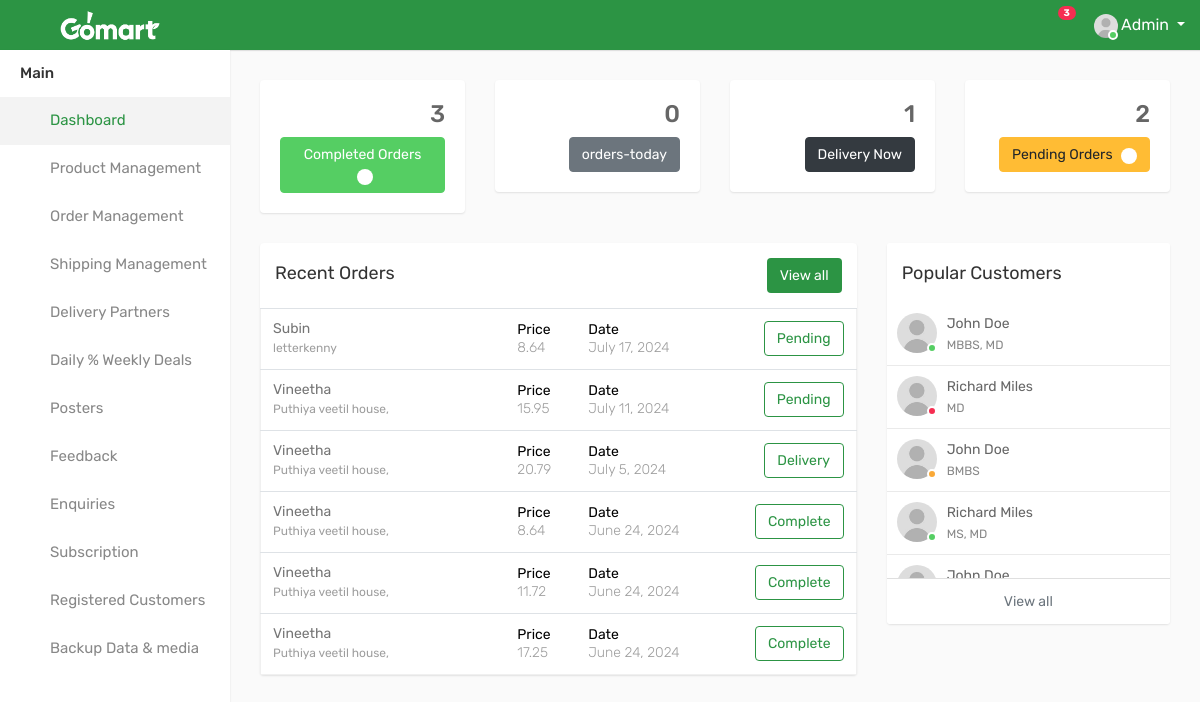
/Admin_Home/ (signed in), run on the app's committed database.
### GoApp/models.py (models this page shows, shortened)
class tbl_Checkout(models.Model):
    user = models.ForeignKey(tbl_SignUp, on_delete=models.CASCADE, null=True)
    orderid = models.IntegerField(null=True)
    invoice_number = models.IntegerField(null=True)
    total_items = models.CharField(max_length=100, null=True)
    item_price = models.FloatField(null=True)
    ship_charge = models.FloatField(null=True)
    total_after_ship = models.FloatField(null=True)
    discount = models.CharField(max_length=100, null=True)
    created_at = models.DateField(auto_now_add=True,null=True)
    created_time=models.TimeField(auto_now_add=True,null=True)
    ship_address = models.ForeignKey(tbl_Shipment_Address, on_delete=models.CASCADE, null=True)
    status = models.CharField(max_length=100, null=True)
    payment_method = models.CharField(max_length=100, null=True)

class tbl_SignUp(models.Model):
    user = models.ForeignKey(User, on_delete=models.CASCADE, null=True)
    email = models.EmailField(null=True)
    mobile = models.CharField(max_length=20, null=True)
    fullname = models.CharField(max_length=100, null=True)
    password = models.CharField(max_length=100, null=True)
    dp = models.ImageField(upload_to="media", null=True)
    status = models.CharField(max_length=100, null=True)

class tbl_Shipment_Address(models.Model):
    user = models.ForeignKey(tbl_SignUp, on_delete=models.CASCADE, null=True)
    first_name = models.CharField(max_length=100)
    last_name = models.CharField(max_length=100)
    street_address = models.CharField(max_length=255)
    mobile = models.CharField(max_length=20)
    email = models.EmailField()
    state = models.CharField(max_length=100)
    Eircode = models.CharField(max_length=20)

### GoApp/views.py (the view)
# urls.py: path("Admin_Home/", views.Admin_Home),
@never_cache
@login_required(login_url='/Gomart_Admin/')
def Admin_Home(request):
    current_date=date.today()
    comp_orders=tbl_Checkout.objects.filter(status="Complete").count()
    pend_orders=tbl_Checkout.objects.filter(status="Pending").count()
    deli_now=tbl_Checkout.objects.filter(status="Delivery").count()
    today_orders=tbl_Checkout.objects.filter(created_at=current_date).count()
    recent=tbl_Checkout.objects.all().order_by('-id')[:6]
    context={
        "comp_orders":comp_orders,
        "pend_orders":pend_orders,
        "deli_now":deli_now,
        "today_orders":today_orders,
        "recent":recent
    }
    return render(request, "Admin_Home.html",context)

### templates/Admin_Home.html (shortened to what this page needs)
{% load static %}
{% include 'left_nav.html' %}
<div class="page-wrapper">
            <div class="content">
                <div class="row">
                    <div class="col-md-6 col-sm-6 col-lg-6 col-xl-3">
                        <div class="dash-widget">
							<div class="dash-widget-info text-right">
								<h3>{{comp_orders}}</h3>
								<a href="/completed_orders/" class="widget-title1 btn btn-success"><span class="widget-title1"> Completed Orders <i class="fa fa-check" aria-hidden="true"></i></span></a>
							</div>
                        </div>
                    </div>
                    <div class="col-md-6 col-sm-6 col-lg-6 col-xl-3">
                        <div class="dash-widget">
                            <div class="dash-widget-info text-right">
                                <h3>{{today_orders}}</h3>
                                <a href="/pending_orders/"  class="widget-title2 btn btn-secondary"><span class="widget-title2">orders-today</span></a>
                            </div>
                        </div>
                    </div>
                    <div class="col-md-6 col-sm-6 col-lg-6 col-xl-3">
                        <div class="dash-widget">
                            <div class="dash-widget-info text-right">
                                <h3>{{deli_now}}</h3>
                                <a  href="/our_for_delivery_orders/" class="widget-title3 btn btn-dark"><span class="widget-title3">Delivery Now</span></a>
                            </div>
                        </div>
                    </div>
                    <div class="col-md-6 col-sm-6 col-lg-6 col-xl-3">
                        <div class="dash-widget">
                            <div class="dash-widget-info text-right">
                                <h3>{{pend_orders}}</h3>
                                <a href="/pending_orders/" class="widget-title4 btn btn-warning"> <span class="widget-title4">Pending Orders <i class="fa fa-check" aria-hidden="true"></i></span></a>
                            </div>
                        </div>
                    </div>
                </div>
				<div class="row">
					<div class="col-12 col-md-6 col-lg-8 col-xl-8">
						<div class="card">
							<div class="card-header">
								<h4 class="card-title d-inline-block">Recent Orders</h4> <a href="/pending_orders/" class="btn btn-primary float-right">View all</a>
							</div>
							<div class="card-body p-0">
								<div class="table-responsive">
									<table class="table mb-0">
										<tbody>
                                        {% for i in recent %}
											<tr>
												<td style="min-width: 200px;">
													<h2><a href="profile.html">{{i.user.fullname}} <span>{{i.ship_address.street_address}}</span></a></h2>
												</td>
												<td>
													<h5 class="time-title p-0">Price</h5>
													<p>{{i.total_after_ship}}</p>
												</td>
												<td>
													<h5 class="time-title p-0">Date</h5>
													<p>{{i.created_at}}</p>
												</td>
												<td class="text-right">
													<a href="#" class="btn btn-outline-primary take-btn">{{i.status}}</a>
												</td>
											</tr>
                                        {% endfor %}
										</tbody>
									</table>
								</div>
							</div>
						</div>
					</div>
                    <div class="col-12 col-md-6 col-lg-4 col-xl-4">
                        <div class="card member-panel">
							<div class="card-header bg-white">
								<h4 class="card-title mb-0">Popular Customers</h4>
							</div>
                            <div class="card-body">
                                <ul class="contact-list">
                                    <li>
                                        <div class="contact-cont">
                                            <div class="float-left user-img m-r-10">
                                                <a href="profile.html" title="John Doe"><img src="{% static 'assets/img/user.jpg' %}" alt="" class="w-40 rounded-circle"><span class="status online"></span></a>
                                            </div>
                                            <div class="contact-info">
                                                <span class="contact-name text-ellipsis">John Doe</span>
                                                <span class="contact-date">MBBS, MD</span>
                                            </div>
                                        </div>
                                    </li>
                                    <li>
                                        <div class="contact-cont">
                                            <div class="float-left user-img m-r-10">
                                                <a href="profile.html" title="Richard Miles"><img src="{% static 'assets/img/user.jpg' %}" alt="" class="w-40 rounded-circle"><span class="status offline"></span></a>
                                            </div>
                                            <div class="contact-info">
                                                <span class="contact-name text-ellipsis">Richard Miles</span>
                                                <span class="contact-date">MD</span>
                                            </div>
                                        </div>
                                    </li>
                                    <li>
                                        <div class="contact-cont">
                                            <div class="float-left user-img m-r-10">
                                                <a href="profile.html" title="John Doe"><img src="{% static 'assets/img/user.jpg' %}" alt="" class="w-40 rounded-circle"><span class="status away"></span></a>
                                            </div>
                                            <div class="contact-info">
                                                <span class="contact-name text-ellipsis">John Doe</span>
                                                <span class="contact-date">BMBS</span>
                                            </div>
                                        </div>
                                    </li>
                                    <li>
                                        <div class="contact-cont">
                                            <div class="float-left user-img m-r-10">
                                                <a href="profile.html" title="Richard Miles"><img src="{% static 'assets/img/user.jpg' %}" alt="" class="w-40 rounded-circle"><span class="status online"></span></a>
                                            </div>
                                            <div class="contact-info">
                                                <span class="contact-name text-ellipsis">Richard Miles</span>
                                                <span class="contact-date">MS, MD</span>
                                            </div>
                                        </div>
                                    </li>
                                    <li>
                                        <div class="contact-cont">
                                            <div class="float-left user-img m-r-10">
                                                <a href="profile.html" title="John Doe"><img src="{% static 'assets/img/user.jpg' %}" alt="" class="w-40 rounded-circle"></a>
                                            </div>
                                            <div class="contact-info">
                                                <span class="contact-name text-ellipsis">John Doe</span>
                                            </div>
                                        </div>
                                    </li>
                                </ul>
                            </div>
                            <div class="card-footer text-center bg-white">
                                <a href="/all_customers/" class="text-muted">View all</a>
                            </div>
                        </div>
                    </div>
				</div>
            </div>
        </div>

### data on the page
tbl_Checkout: user.fullname "Subin", ship_address.street_address "letterkenny", total_after_ship "8.64", created_at "July 17, 2024", status "Pending"
tbl_Checkout: user.fullname "Vineetha", ship_address.street_address "Puthiya veetil house,", total_after_ship "15.95", created_at "July 11, 2024", status "Pending"
tbl_Checkout: user.fullname "Vineetha", ship_address.street_address "Puthiya veetil house,", total_after_ship "20.79", created_at "July 5, 2024", status "Delivery"
tbl_Checkout: user.fullname "Vineetha", ship_address.street_address "Puthiya veetil house,", total_after_ship "8.64", created_at "June 24, 2024", status "Complete"
tbl_Checkout: user.fullname "Vineetha", ship_address.street_address "Puthiya veetil house,", total_after_ship "11.72", created_at "June 24, 2024", status "Complete"
tbl_Checkout: user.fullname "Vineetha", ship_address.street_address "Puthiya veetil house,", total_after_ship "17.25", created_at "June 24, 2024", status "Complete"

### other printed values
{{ comp_orders }} "3"
{{ today_orders }} "0"
{{ deli_now }} "1"
{{ pend_orders }} "2"
